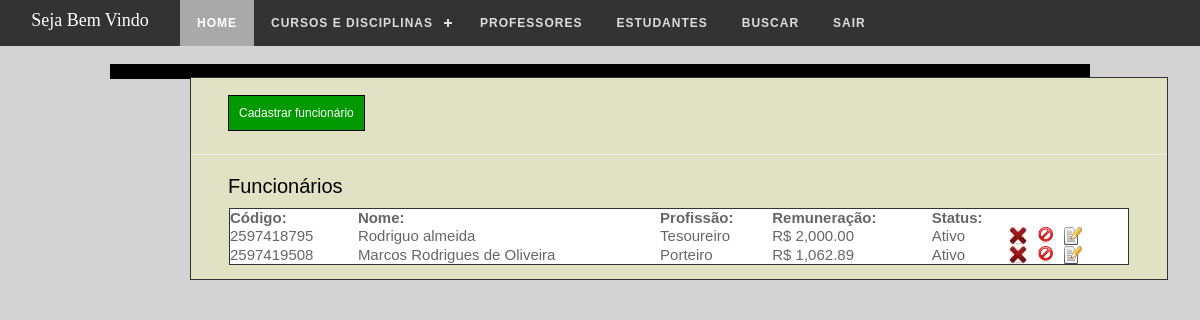
/admin/funcionarios.php?pg=todos (signed in), run on the app's committed database.
### tables this page shows
CREATE TABLE IF NOT EXISTS `funcionarios` (
  `id` int(11) NOT NULL AUTO_INCREMENT,
  `code` varchar(255) NOT NULL,
  `status` varchar(255) NOT NULL,
  `profissao` varchar(255) NOT NULL,
  `nome` varchar(255) NOT NULL,
  `cpf` varchar(255) NOT NULL,
  `nascimento` varchar(255) NOT NULL,
  `formacao` varchar(255) NOT NULL,
  `graduacao` varchar(255) NOT NULL,
  `pos_graduacao` varchar(255) NOT NULL,
  `mestrado` varchar(255) NOT NULL,
  `doutorado` varchar(255) NOT NULL,
  `salario` varchar(255) NOT NULL,
  PRIMARY KEY (`id`)
);

### admin/funcionarios.php (the view, shortened to what this page needs)
<!DOCTYPE html PUBLIC "-//W3C//DTD XHTML 1.0 Transitional//EN" "http://www.w3.org/TR/xhtml1/DTD/xhtml1-transitional.dtd">
<html xmlns="http://www.w3.org/1999/xhtml">
<head>
<link href="css/funcionarios.css" rel="stylesheet" type="text/css" />
</head>
<body>
<?php require "topo1.php"; ?>
<div id="caixa_preta">
</div>
<?php if(@$_GET['pg'] == 'todos'){ ?>
<div id="box_funcionarios">
<br /><br />
<a class="a2" href="funcionarios.php?pg=cadastra">Cadastrar funcionário</a>
<br /><br />
<hr />
<h1>Funcionários</h1>
<?php
$sql_1 = mysqli_query($db,"SELECT * FROM funcionarios WHERE nome != ''");
if(mysqli_num_rows($sql_1) == ''){
	echo "Nenhum funcionário cadastrado no momento";
}else{
?>
   <table width="900" border="0">
      <tr>
        <td><strong>Código:</strong></td>
        <td><strong>Nome:</strong></td>
        <td><strong>Profissão:</strong></td>
        <td><strong>Remuneração:</strong></td>
        <td><strong>Status:</strong></td>
      </tr>
      <?php while($res_1 = mysqli_fetch_array($sql_1)){ ?>
      <tr>
        <td><?php echo $res_1['code']; ?></td>
        <td><?php echo $res_1['nome']; ?></td>
        <td><?php echo $res_1['profissao']; ?></td>
        <td>R$ <?php echo number_format($res_1['salario'],2); ?></td>
        <td><?php echo $res_1['status']; ?></td>
        <td>
        <a class="a" href="funcionarios.php?pg=todos&func=deleta&id=<?php echo $res_1['id']; ?>"><img title="Excluir Funcionário" src="img/deleta.jpg" width="18" height="18" border="0"></a>
        <?php if($res_1['status'] == 'Ativo'){?>
        <a class="a" href="funcionarios.php?pg=todos&func=inativa&id=<?php echo $res_1['id']; ?>&code=<?php echo $res_1['code']; ?>"><img title="Inativar funcionário(a)" src="../img/ico_bloqueado.png" width="18" height="18" border="0">		</a>
        <?php } ?>
        <a class="a" href="funcionarios.php?pg=todos&func=edita&id=<?php echo $res_1['id']; ?>"><img title="Editar Dados Cadastrais" src="../img/ico-editar.png" width="18" height="18" border="0"></a>
</td>
      </tr>
      <?php } ?>
    </table>
<br />
<?php } ?>
</div>
<?php } ?>
<?php require "rodape.php"; ?>
</body>
</html>

### admin/css/funcionarios.css (style rules this page uses)
#caixa_preta { background:#000; width:980px; margin:18px auto; height:15px; }
#box_funcionarios { width:978px; background:#E1E1C4; height:auto; float:left; text-align:left; margin:-20px 0 20px 190px; border:1px solid #333; }
#box_funcionarios .a2 { font:12px Arial, Helvetica, sans-serif; margin:30px 0 10px 37px; color:#FFF; background:#090; text-decoration:none; padding:10px; border:1px solid #000; }
#box_funcionarios h1 { font:20px Arial, Helvetica, sans-serif; margin:15px 0 10px 37px; color:#000; }
#box_funcionarios table { border:1px solid #333; padding:10px; background:#FFF; margin:0 0 10px 0; margin:auto; font:15px Arial, Helvetica, sans-serif; text-align:left; }
#box_funcionarios .a { margin:0 5px 0 0; }

### admin/css_topo/style.css (style rules this page uses)
* { margin:0; padding:0; text-decoration:none }
body { background:#D3D3D3; }

### admin/css/rodape.css (style rules this page uses)
body { text-align:center; font:12px Arial, Helvetica, sans-serif; color:#666; }

### data on the page
funcionarios: code "2597418795", nome "Rodriguo almeida", profissao "Tesoureiro", salario "2,000.00", status "Ativo"
funcionarios: code "2597419508", nome "Marcos Rodrigues de Oliveira", profissao "Porteiro", salario "1,062.89", status "Ativo"
